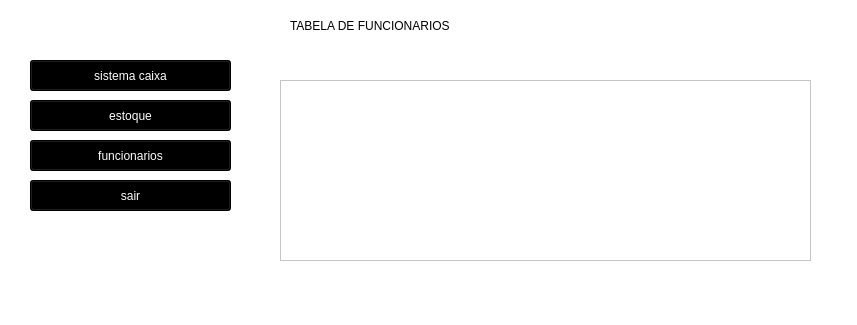
<?xml version="1.0" encoding="UTF-8"?>
<ui version="4.0">
 <class>MainWindow</class>
 <widget class="QMainWindow" name="MainWindow">
  <property name="geometry">
   <rect>
    <x>0</x>
    <y>0</y>
    <width>857</width>
    <height>325</height>
   </rect>
  </property>
  <property name="windowTitle">
   <string>MainWindow</string>
  </property>
  <property name="styleSheet">
   <string notr="true">background-color: rgb(255, 255, 255)</string>
  </property>
  <widget class="QWidget" name="centralwidget">
   <property name="styleSheet">
    <string notr="true">color : rgb(195, 195, 195)</string>
   </property>
   <widget class="QPushButton" name="pushButton">
    <property name="geometry">
     <rect>
      <x>30</x>
      <y>140</y>
      <width>201</width>
      <height>31</height>
     </rect>
    </property>
    <property name="styleSheet">
     <string notr="true">background-color: rgb(0, 0, 0); color:#ffffff; 
font: 20pt &quot;a Aha Wow&quot;;
</string>
    </property>
    <property name="text">
     <string>funcionarios</string>
    </property>
   </widget>
   <widget class="QPushButton" name="pushButton_2">
    <property name="geometry">
     <rect>
      <x>30</x>
      <y>100</y>
      <width>201</width>
      <height>31</height>
     </rect>
    </property>
    <property name="styleSheet">
     <string notr="true">background-color: rgb(0, 0, 0); color:#ffffff; 
font: 20pt &quot;a Aha Wow&quot;;
</string>
    </property>
    <property name="text">
     <string>estoque</string>
    </property>
   </widget>
   <widget class="QPushButton" name="pushButton_3">
    <property name="geometry">
     <rect>
      <x>30</x>
      <y>60</y>
      <width>201</width>
      <height>31</height>
     </rect>
    </property>
    <property name="styleSheet">
     <string notr="true">background-color: rgb(0, 0, 0); color:#ffffff; 
font: 20pt &quot;a Aha Wow&quot;;
</string>
    </property>
    <property name="text">
     <string>sistema caixa</string>
    </property>
   </widget>
   <widget class="QPushButton" name="pushButton_4">
    <property name="geometry">
     <rect>
      <x>30</x>
      <y>180</y>
      <width>201</width>
      <height>31</height>
     </rect>
    </property>
    <property name="styleSheet">
     <string notr="true">background-color: rgb(0, 0, 0); color:#ffffff; 
font: 20pt &quot;a Aha Wow&quot;;
</string>
    </property>
    <property name="text">
     <string>sair</string>
    </property>
   </widget>
   <widget class="QLabel" name="label_2">
    <property name="geometry">
     <rect>
      <x>290</x>
      <y>0</y>
      <width>541</width>
      <height>51</height>
     </rect>
    </property>
    <property name="styleSheet">
     <string notr="true">font: 30pt &quot;a Aha Wow&quot;; color: rgb(0, 0, 0)</string>
    </property>
    <property name="text">
     <string>TABELA DE FUNCIONARIOS</string>
    </property>
   </widget>
   <widget class="QTreeView" name="treeView">
    <property name="geometry">
     <rect>
      <x>280</x>
      <y>80</y>
      <width>531</width>
      <height>181</height>
     </rect>
    </property>
    <property name="styleSheet">
     <string notr="true">font: 18pt &quot;a Aha Wow&quot;;color: rgb(0, 0, 0)</string>
    </property>
   </widget>
  </widget>
  <widget class="QMenuBar" name="menubar">
   <property name="geometry">
    <rect>
     <x>0</x>
     <y>0</y>
     <width>857</width>
     <height>21</height>
    </rect>
   </property>
  </widget>
  <widget class="QStatusBar" name="statusbar"/>
 </widget>
 <resources/>
 <connections/>
</ui>
